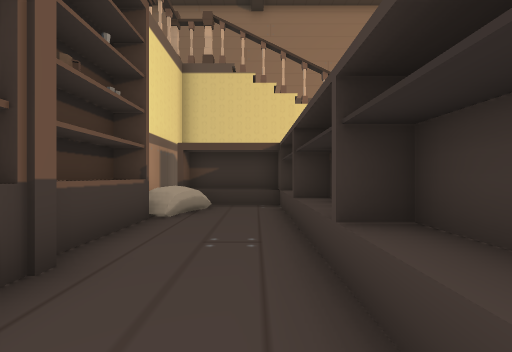
View 1 (above)

17 first-person views from a walk through a 3-D level made in the Unity game engine. The camera is 1.5 m above the floor, looks level and sees 90° across. The floor is counted in squares, 1.8 m on a side. Each view is taken from the middle of a square. On the plan, view 1 faces up. The plan holds only what a view shows up to about 10 squares ahead; the rest is blank. The place goes on beyond the plan. The player is left out. Some animated figures are not drawn. Door leaves are left out, so doorways stand open.

View 2
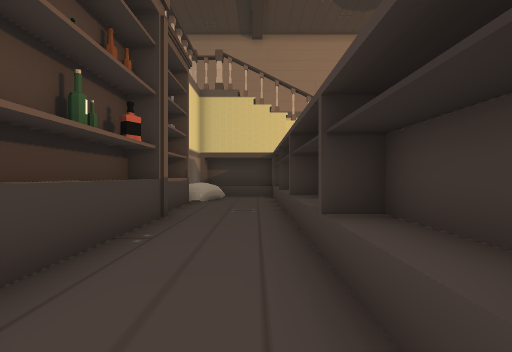

View 3
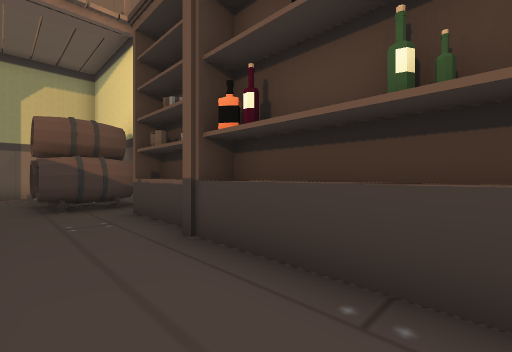

View 4
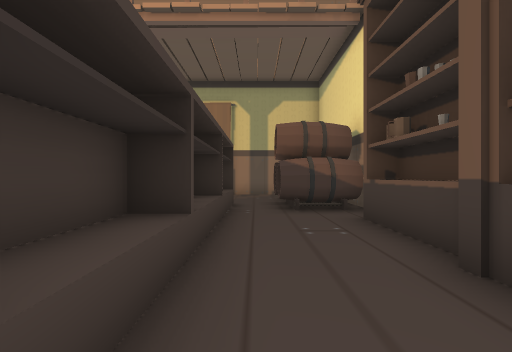

View 5
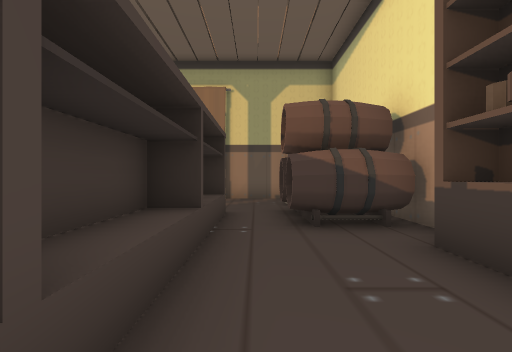

View 6
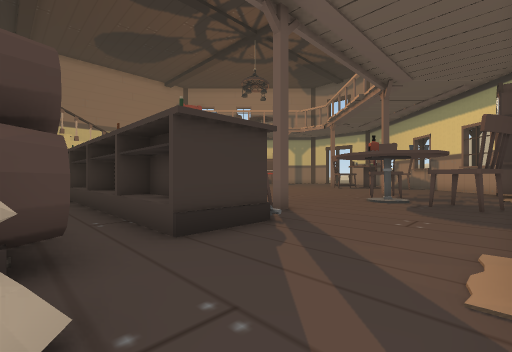

View 7
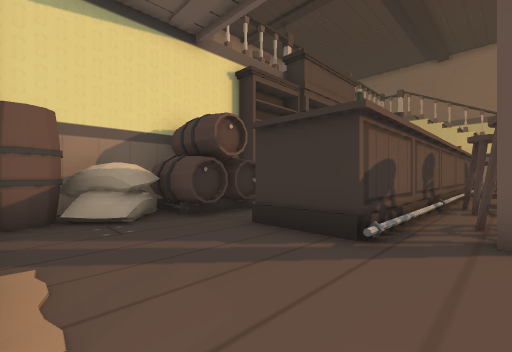

View 8
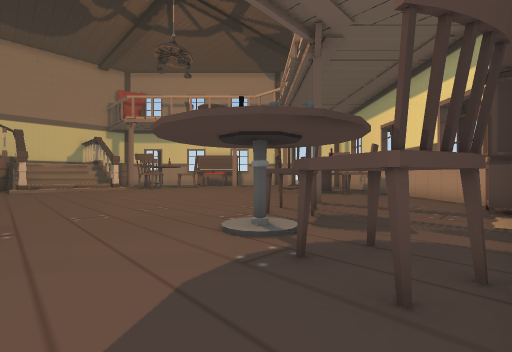

View 9
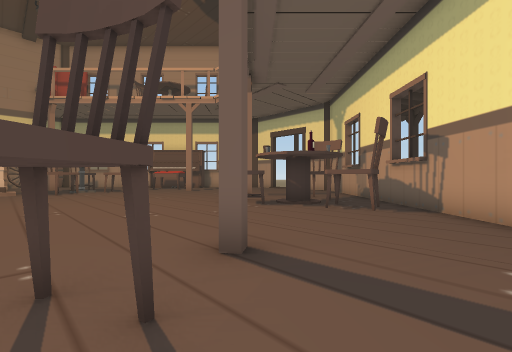

View 10
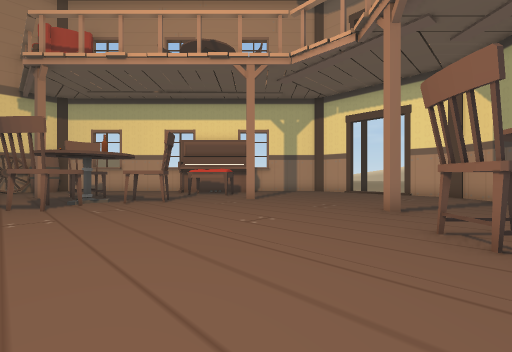

View 11
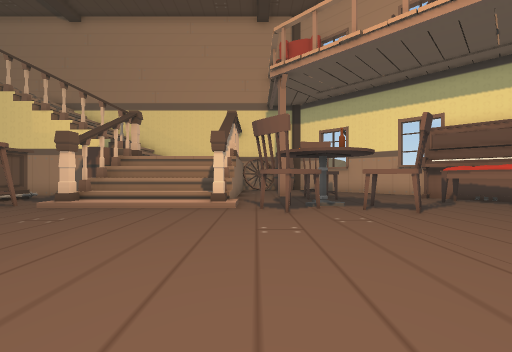

View 12
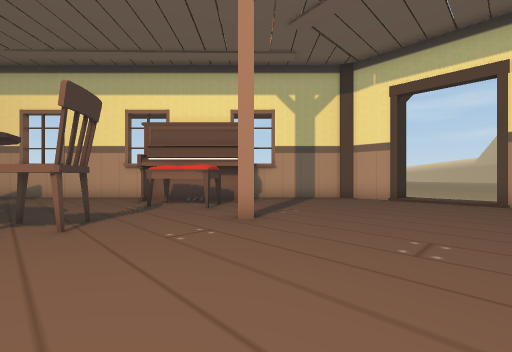

View 13
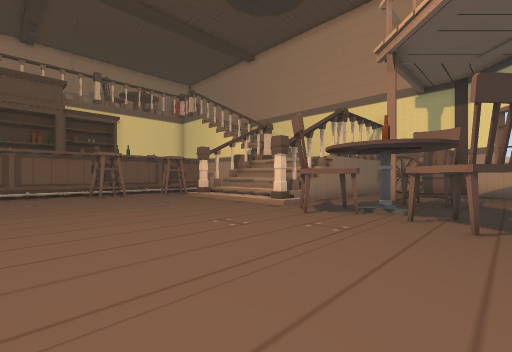

View 14
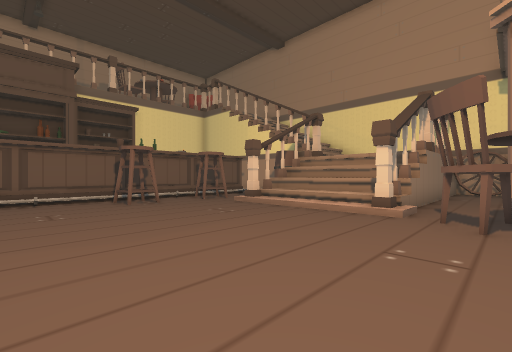

View 15
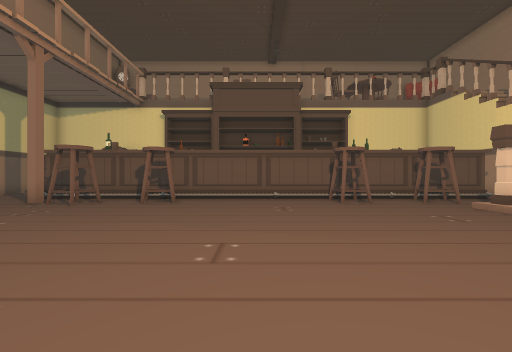

View 16
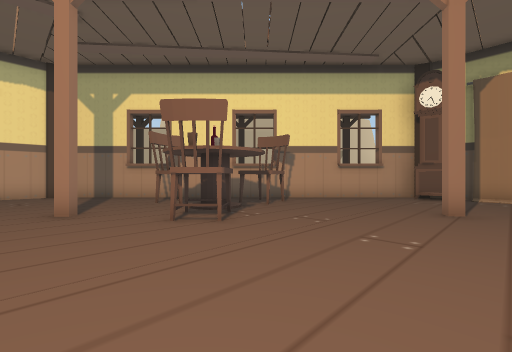

View 17
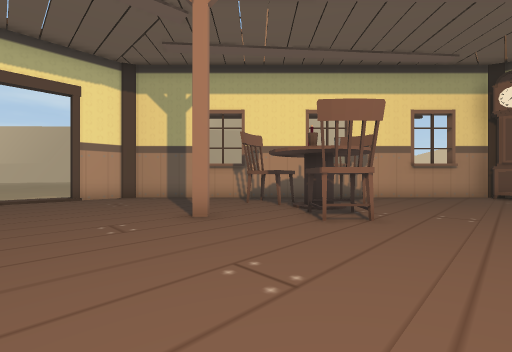

### Floor plan
Key: @ floor where view 1 was taken; # wall or solid block; x gap in a wall; . main floor; : floor 0.25 m higher than the main floor; D open door; ^ raised ledge; S sack; T stool; C chair; A table; B barrel; O other object.
Columns run from 3 left of view 1 to 24 right of it. Each row starts with its distance up from view 1.
 14                  ##
 13                  .##
 12               .. ..##
 11              #......##
 10              #.#.....#
  9 #     .BB ####..CC...O
  8 ######.. #^^^#..CC.. ##
  7 #S..^#.. ^^^^^......OO####
  6 #S..^##T.#:::#CCOC...O.O.##
  5 ##..^##T.......C.CC.......##
  4 #^..^##.............#......#
  3 #^..^#TT...................#
  2 #^..^#....................DD
  1 #^..^#....................DD
  0 #^.@^#.....................#
 -1 #^..^#...............#.....#
 -2 #^..^#.............C......##
 -3 #^..^#xT..........CC.....##
 -4 #^..^#.............AACC.##
 -5 ##..^#.TT..............##
 -6 #OO.^#.T...........CC.##
 -7 #OO.^#......CC.#.....##
 -8 #OO.##.....A.C......##
 -9 #SS................##
-10 #B........CC......##
-11  B... .....C....###
-12   ###         ^#

Where each view was taken, in squares from view 1:
view 1: 0 up, 0 right, facing up
view 2: 3 down, 0 right, facing up
view 3: 1 up, 0 right, facing down-left
view 4: 0 up, 0 right, facing down
view 5: 2 down, 0 right, facing down
view 6: 11 down, 1 left, facing up-right
view 7: 11 down, 4 right, facing up-left
view 8: 11 down, 5 right, facing up-right
view 9: 9 down, 10 right, facing up-right
view 10: 3 down, 11 right, facing up-right
view 11: 1 down, 11 right, facing up
view 12: 0 up, 14 right, facing up-right
view 13: 0 up, 15 right, facing up-left
view 14: 0 up, 12 right, facing up-left
view 15: 0 up, 12 right, facing left
view 16: 0 up, 11 right, facing down-right
view 17: 2 up, 13 right, facing down-right
